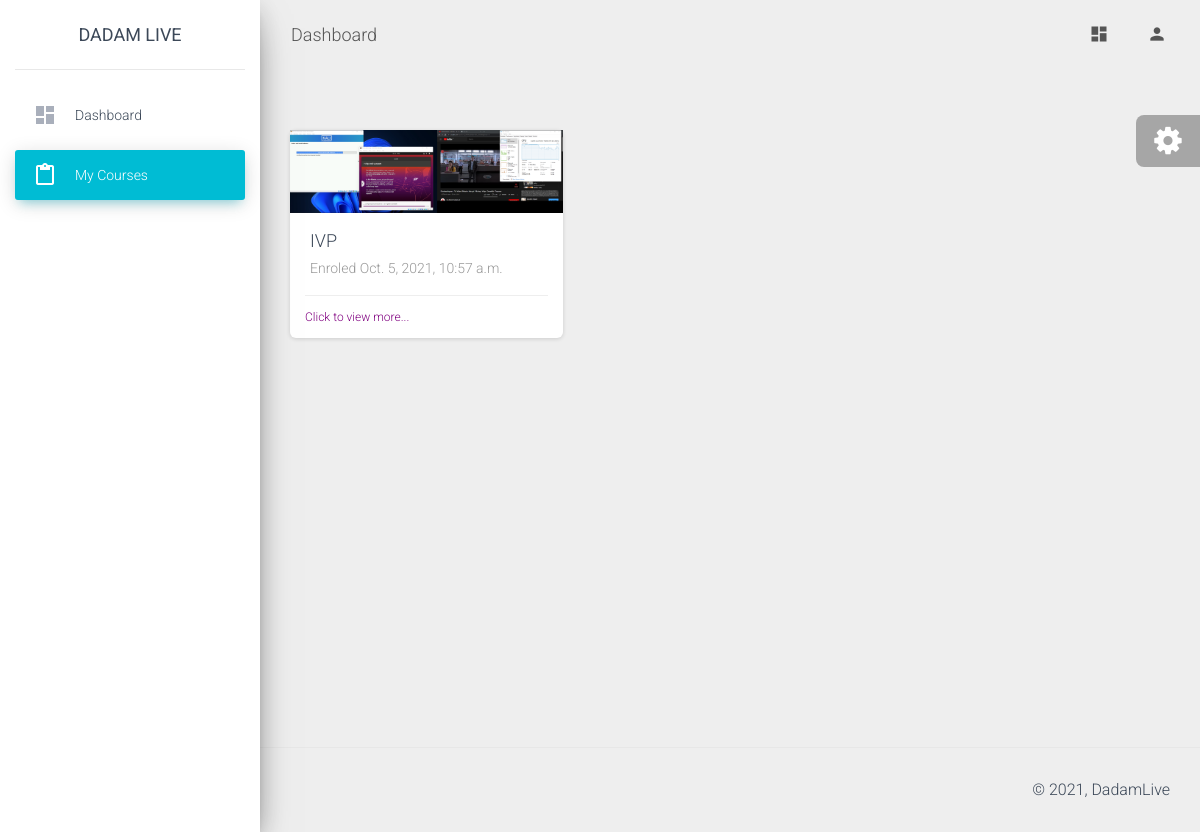
Screenshot of /dashboard/student/courses/ (signed in) with the database file from the repository.
### faculty/models.py (models this page shows, shortened)
class Enrolment(models.Model):
    course=models.ForeignKey(Course, on_delete=models.CASCADE, null=True, blank=True)
    user=models.ForeignKey(User, on_delete=models.CASCADE, null=True, blank=True)
    userType=models.ForeignKey(UserType, on_delete=models.SET_NULL, null=True, blank=True)
    enrolled_on=models.DateTimeField(default=datetime.datetime.now())

class Course(models.Model):
    instructor=models.ForeignKey(User, on_delete=models.CASCADE, null=True, blank=True)
    image=models.ImageField(upload_to='post_images/', default="demo.jpg", null=True)
    courseName=models.CharField(null=True, max_length=200)
    created_on=models.DateTimeField(default=datetime.datetime.now())

### student/views.py (the view)
# urls.py: path('courses/',views.my_courses,name="my_courses"),
def my_courses(request):
    student=basicChecking(request)
    if student[0]==False:
        return student[1]
    student=student[1]
    usertype=UserType.objects.get(userTypeCode=settings.CODE_STUDENT)
    enrolments=Enrolment.objects.filter(user=request.user, userType=usertype)
    return render(request,"student/my_courses.html",context={"student": student, "enrolments": enrolments})

### student/views.py (called while the page is built)
def basicChecking(request):
    if request.user.is_authenticated==False:
        return [False, redirect('home')]
    try:
        info=UserInformation.objects.get(user=request.user)
        if info.userType.userTypeCode==settings.CODE_STUDENT:
            student=Student.objects.get(user=request.user)
            return [True, student]
        return [False, redirect('home')]
    except:
        return [False, redirect('home')]

### student/templates/student/my_courses.html (shortened to what this page needs)
{% extends 'student/base.html' %} {% load static %}
{% block heading %}Dashboard{% endblock %}
{% block main_body %}
      <div class="row">
        {% for e in enrolments %}
        <div class="col-md-4">
          <a href="{% url 'view_course_student' course_id=e.course.id %}">
            <div class="card card-chart">
              {% if e.course.image %}
              <img src="{{e.course.image.url}}">
              {% else %}
              <img src="{% static 'images/demo.jpg' %}">
              {% endif %}
              <div class="card-body">
                <h4 class="card-title">{{e.course.courseName}}</h4>
                <p class="card-category">Enroled {{e.enrolled_on}}</p>
              </div>
              <div class="card-footer">
                <div class="stats" style="color: purple;">
                  Click to view more...
                </div>
              </div>
            </div>
          </a>
        </div>
        {% endfor %}
      </div>
{% endblock %}
{% block left_panel %}
<li class="nav-item">
    <a class="nav-link" href="{% url 'dashboardStudent' %}">
      <i class="material-icons">dashboard</i>
      <p>Dashboard</p>
    </a>
  </li>
  <li class="nav-item active">
    <a class="nav-link" href="{% url 'my_courses' %}">
      <i class="material-icons">content_paste</i>
      <p>My courses</p>
    </a>
  </li>
{% endblock %}

### rows the page displays
Enrolment: course.image (picture), course.courseName "IVP", enrolled_on "Oct. 5, 2021, 10:57 a.m."
